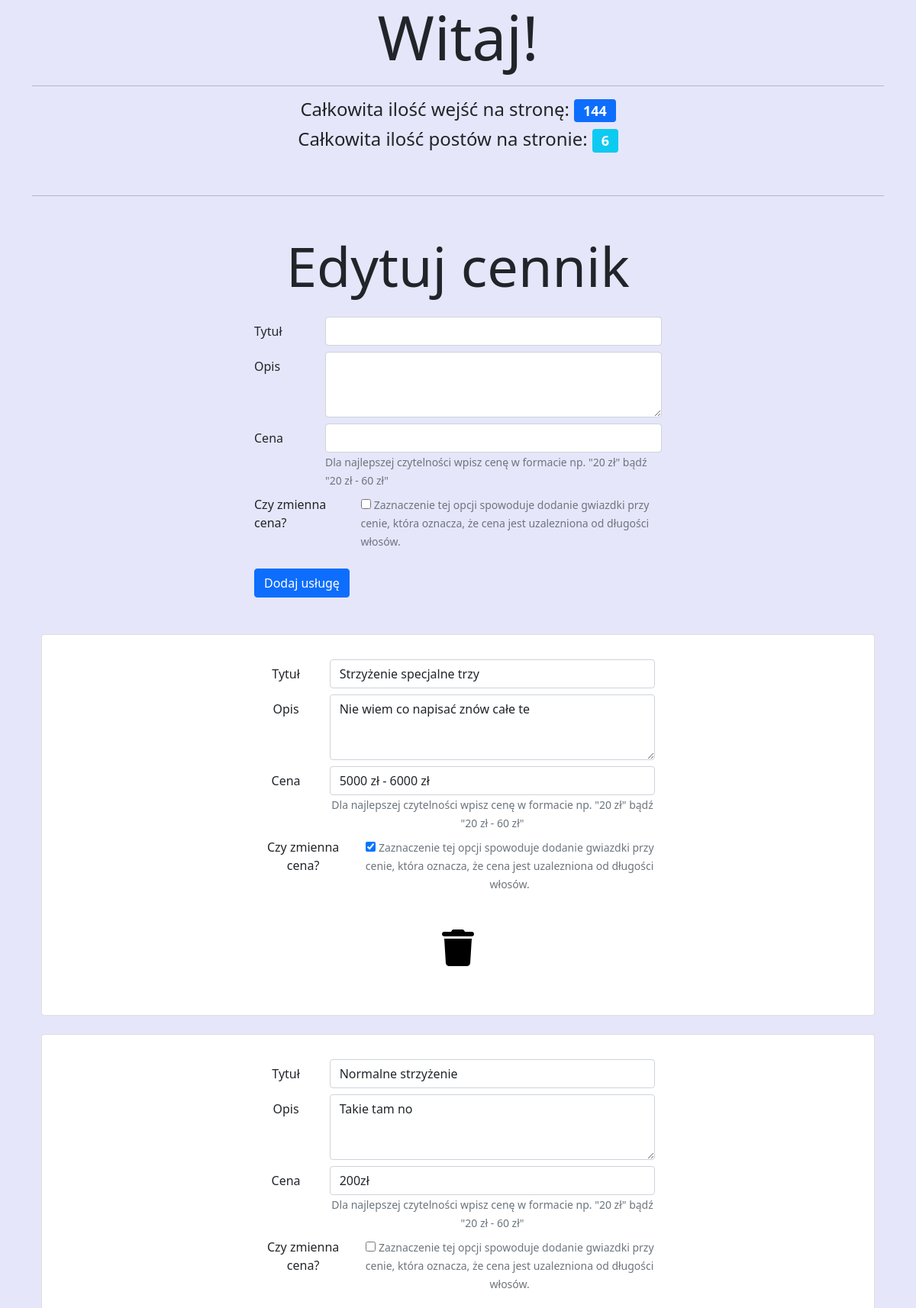
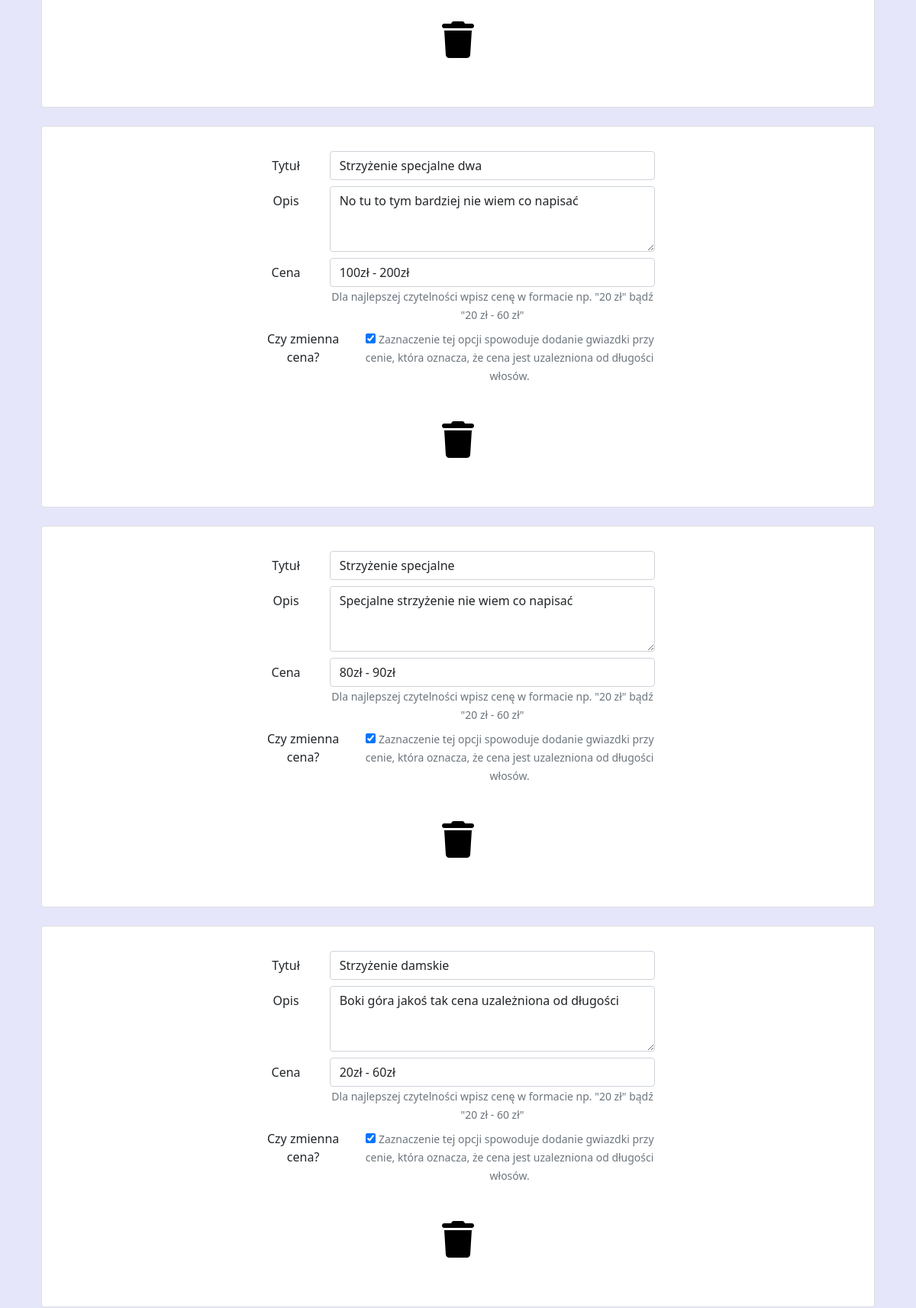
The page /panel (signed in, upper part) on the database its author committed (2 pictures, top to bottom).
### app.py (models this page shows, shortened)
class ceny(db.Model):
   cena_id = db.Column('cena_id', db.Integer, primary_key = True)
   cena = db.Column(db.Integer())
   tytul = db.Column(db.String(100))
   opis = db.Column(db.String(500))
   czy_cena_zmienna = db.Column(db.String(100))

### app.py (the view, shortened to what this page needs)
@app.route('/panel')
def panel():
   if uzytkownik_zalogowany():
      rekordy=posty.query.order_by(posty.post_id.desc()).all()
      slownik={}
      rekordy=ceny.query.order_by(ceny.cena_id.desc()).all()
      lista=[]
      for rekord in rekordy:
         lista.append([rekord.cena_id,rekord.cena,rekord.tytul,rekord.opis,rekord.czy_cena_zmienna])
      return render_template("/panel.html",
      slownik=slownik,
      lista=lista,
      wejscia=ilosc_wejsc.licznik,
      liczba_postow=str(len(rekordy)))
   else:
      return redirect("/panel_logowanie")

### app.py (called while the page is built)
def uzytkownik_zalogowany():
   try:
      test=session['sjnsda8i3j2k4a,mSDAlk*@nb2']
      return True
   except:
      return False

### templates/panel.html (shortened to what this page needs)
<!DOCTYPE html>
<html lang="pl">
<head>
<link href="https://cdn.jsdelivr.net/npm/bootstrap@5.1.3/dist/css/bootstrap.min.css" rel="stylesheet">
<link rel="stylesheet" href="https://cdnjs.cloudflare.com/ajax/libs/lightbox2/2.8.2/css/lightbox.min.css">
<link rel="stylesheet" href="https://cdnjs.cloudflare.com/ajax/libs/font-awesome/6.1.1/css/all.min.css" />
</head>
<body style="background-color:#E6E6FA">
<div class="container">
<div class="row">
  <div class="col-12">
    <div class="jumbotron text-center">
      <h1 class="display-1">Witaj!</h1>
      <hr >
      <h4>Całkowita ilość wejść na stronę: <span class="badge bg-primary">{{wejscia}}</span></h4>
      <h4>Całkowita ilość postów na stronie: <span class="badge bg-info">{{liczba_postow}}</span></h4>
    </div>
  </div>
</div>
<hr class="my-5">
<div class="container">
  <div class="row my-5">
    <div class="col-12 text-center">
      <p class="display-2">Edytuj cennik</p>
    </div>
      <div class="col-12">
          <div class="row">
            <div class="col-3"></div>
            <div class="col-sm-6 col-12">
            <form method="POST" action="dodaj_usluge">
              <div class="form-group row my-2">
                <label for="tytul" class="col-2 col-form-label">Tytuł</label>
                <div class="col-10">
                  <input id="tytul" name="tytul" type="text" required="required" class="form-control">
                </div>
              </div>
              <div class="form-group row my-2">
                <label for="opis" class="col-2 col-form-label">Opis</label>
                <div class="col-10">
                  <textarea id="opis" name="opis" cols="40" rows="3" required="required" class="form-control"></textarea>
                </div>
              </div>
              <div class="form-group row my-2">
                <label for="cena" class="col-2 col-form-label">Cena</label>
                <div class="col-10">
                  <input id="cena" name="cena" type="text" aria-describedby="cenaHelpBlock" required="required" class="form-control">
                  <span id="cenaHelpBlock" class="form-text text-muted">Dla najlepszej czytelności wpisz cenę w formacie np. "20 zł" bądź "20 zł - 60 zł"</span>
                </div>
              </div>
              <div class="form-group row my-2">
                <label class="col-3">Czy zmienna cena?</label>
                <div class="col-9">
                  <div class="custom-control custom-checkbox custom-control-inline">
                    <input name="czy_cena_zmienna" id="czy_cena_zmienna_0" type="checkbox" aria-describedby="czy_cena_zmiennaHelpBlock" class="custom-control-input" value="TAK">
                    <span id="czy_cena_zmiennaHelpBlock" class="form-text text-muted">Zaznaczenie tej opcji spowoduje dodanie gwiazdki przy cenie, która oznacza, że cena jest uzalezniona od długości włosów.</span>
                  </div>
                </div>
              </div>
              <div class="form-group row my-4">
                <div class="col-10">
                  <button name="submit" type="submit" class="btn btn-primary">Dodaj usługę</button>
                </div>
              </div>
            </form>
          </div>
            <div class="col-3"></div>
            <form method="POST" action="zaktualizuj_ceny">
              {% for usluga in lista %}
              <div class="col-12 my-4">
                <div class="card">
                  <div class="card-body">
                    <div class="card-text">
                      <div class="row text-center">
                          <div class="col-3"></div>
                          <div class="col-sm-6 col-12">
                            <div class="form-group row my-2">
                              <label for="tytul" class="col-sm-2 col-3 col-form-label">Tytuł</label>
                              <div class="col-sm-10 col-9">
                                <input class="form-control" type="text" name="tytul{{usluga[0]}}" value="{{usluga[2]}}">
                              </div>
                            </div>
                            <div class="form-group row my-2">
                              <label for="opis" class="col-sm-2 col-3 col-form-label">Opis</label>
                              <div class="col-sm-10 col-9">
                                <textarea name="opis{{usluga[0]}}" cols="40" rows="3" required="required" class="form-control">{{usluga[3]}}</textarea>
                              </div>
                            </div>
                            <div class="form-group row my-2">
                              <label for="cena" class="col-sm-2 col-3 col-form-label">Cena</label>
                              <div class="col-sm-10 col-9">
                                <input name="cena{{usluga[0]}}" id="cena{{usluga[0]}}" value="{{usluga[1]}}" type="text" aria-describedby="cena{{usluga[0]}}_"required="required" class="form-control">
                                <span id="cena{{usluga[0]}}_" class="form-text text-muted">Dla najlepszej czytelności wpisz cenę w formacie np. "20 zł" bądź "20 zł - 60 zł"</span>
                              </div>
                            </div>
                            <div class="form-group row my-2">
                              <label class="col-3">Czy zmienna cena?</label>
                              <div class="col-9">
                                <div class="custom-control custom-checkbox custom-control-inline">
                                  {% if usluga[4]=="TAK" %}
                                  <input name="czy_cena_zmienna{{usluga[0]}}" id="czy_cena_zmienna{{usluga[0]}}" type="checkbox" aria-describedby="czy_cena_zmienna{{usluga[0]}}_" class="custom-control-input" value="TAK" checked>
                                  <span id="czy_cena_zmienna{{usluga[0]}}_" class="form-text text-muted">Zaznaczenie tej opcji spowoduje dodanie gwiazdki przy cenie, która oznacza, że cena jest uzalezniona od długości włosów.</span>
                                {% else %}
                                <input name="czy_cena_zmienna{{usluga[0]}}" id="czy_cena_zmienna{{usluga[0]}}" type="checkbox" aria-describedby="czy_cena_zmienna{{usluga[0]}}_" class="custom-control-input" value="TAK">
                                <span id="czy_cena_zmienna{{usluga[0]}}_" class="form-text text-muted">Zaznaczenie tej opcji spowoduje dodanie gwiazdki przy cenie, która oznacza, że cena jest uzalezniona od długości włosów.</span>
                                {% endif %}
                                </div>
                              </div>
                            </div>
                            <div class="text-center my-5">
                              <a href="/usun_usluge_{{usluga[0]}}" style="color:black;" onclick="return confirm('Na pewno chcesz usunąć usługę {{usluga[2]}}?');"><i class="fa-solid fa-3x fa-trash"></i></a>
                            </div>
                    </div>
                    <div class="col-3"></div>
                  </div>
                  </div>
                </div>
              </div>
              {% endfor %}
            </form>
          </div>
      </div>
    </div>
</div>
  </body>
</html>

### rows shown on the page
ceny: tytul "Strzyżenie specjalne trzy", cena_id+opis "Nie wiem co napisać znów całe te", cena "5000 zł - 6000 zł"
ceny: tytul "Normalne strzyżenie", cena_id+opis "Takie tam no", cena "200zł"
ceny: tytul "Strzyżenie specjalne dwa", cena_id+opis "No tu to tym bardziej nie wiem co napisać", cena "100zł - 200zł"
ceny: tytul "Strzyżenie specjalne", cena_id+opis "Specjalne strzyżenie nie wiem co napisać", cena "80zł - 90zł"
ceny: tytul "Strzyżenie damskie", cena_id+opis "Boki góra jakoś tak cena uzależniona od długości", cena "20zł - 60zł"

### other values the page prints
{{ wejscia }} "144"
{{ liczba_postow }} "6"
